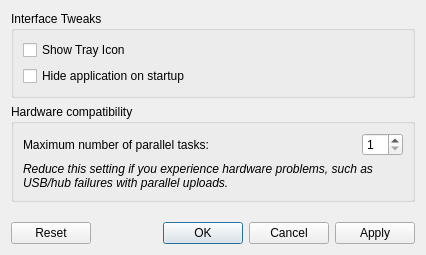
<?xml version="1.0" encoding="UTF-8"?>
<ui version="4.0">
 <class>PreferencesDialog</class>
 <widget class="QDialog" name="PreferencesDialog">
  <property name="geometry">
   <rect>
    <x>0</x>
    <y>0</y>
    <width>426</width>
    <height>255</height>
   </rect>
  </property>
  <property name="windowTitle">
   <string>TyQt Preferences</string>
  </property>
  <property name="windowIcon">
   <iconset resource="tyqt.qrc">
    <normaloff>:/tyqt</normaloff>:/tyqt</iconset>
  </property>
  <layout class="QVBoxLayout" name="verticalLayout">
   <item>
    <widget class="QGroupBox" name="groupBox_2">
     <property name="title">
      <string>Interface Tweaks</string>
     </property>
     <layout class="QVBoxLayout" name="verticalLayout_3">
      <item>
       <widget class="QCheckBox" name="showTrayIconCheck">
        <property name="text">
         <string>Show Tray Icon</string>
        </property>
       </widget>
      </item>
      <item>
       <widget class="QCheckBox" name="hideOnStartupCheck">
        <property name="text">
         <string>Hide application on startup</string>
        </property>
       </widget>
      </item>
     </layout>
    </widget>
   </item>
   <item>
    <widget class="QGroupBox" name="groupBox">
     <property name="title">
      <string>Hardware compatibility</string>
     </property>
     <layout class="QVBoxLayout" name="verticalLayout_2">
      <item>
       <layout class="QHBoxLayout" name="horizontalLayout">
        <item>
         <widget class="QLabel" name="label">
          <property name="text">
           <string>Maximum number of parallel tasks:</string>
          </property>
         </widget>
        </item>
        <item>
         <spacer name="horizontalSpacer">
          <property name="orientation">
           <enum>Qt::Horizontal</enum>
          </property>
          <property name="sizeHint" stdset="0">
           <size>
            <width>40</width>
            <height>20</height>
           </size>
          </property>
         </spacer>
        </item>
        <item>
         <widget class="QSpinBox" name="maxTasksSpin">
          <property name="minimum">
           <number>1</number>
          </property>
          <property name="maximum">
           <number>32</number>
          </property>
         </widget>
        </item>
       </layout>
      </item>
      <item>
       <widget class="QLabel" name="label_2">
        <property name="font">
         <font>
          <italic>true</italic>
         </font>
        </property>
        <property name="text">
         <string>&lt;html&gt;&lt;head/&gt;&lt;body&gt;&lt;p&gt;Reduce this setting if you experience hardware problems, such as USB/hub failures with parallel uploads.&lt;/p&gt;&lt;/body&gt;&lt;/html&gt;</string>
        </property>
        <property name="wordWrap">
         <bool>true</bool>
        </property>
       </widget>
      </item>
     </layout>
    </widget>
   </item>
   <item>
    <spacer name="verticalSpacer">
     <property name="orientation">
      <enum>Qt::Vertical</enum>
     </property>
     <property name="sizeHint" stdset="0">
      <size>
       <width>20</width>
       <height>40</height>
      </size>
     </property>
    </spacer>
   </item>
   <item>
    <widget class="QDialogButtonBox" name="buttonBox">
     <property name="orientation">
      <enum>Qt::Horizontal</enum>
     </property>
     <property name="standardButtons">
      <set>QDialogButtonBox::Apply|QDialogButtonBox::Cancel|QDialogButtonBox::Ok|QDialogButtonBox::Reset</set>
     </property>
    </widget>
   </item>
  </layout>
 </widget>
 <resources>
  <include location="tyqt.qrc"/>
 </resources>
 <connections/>
</ui>
